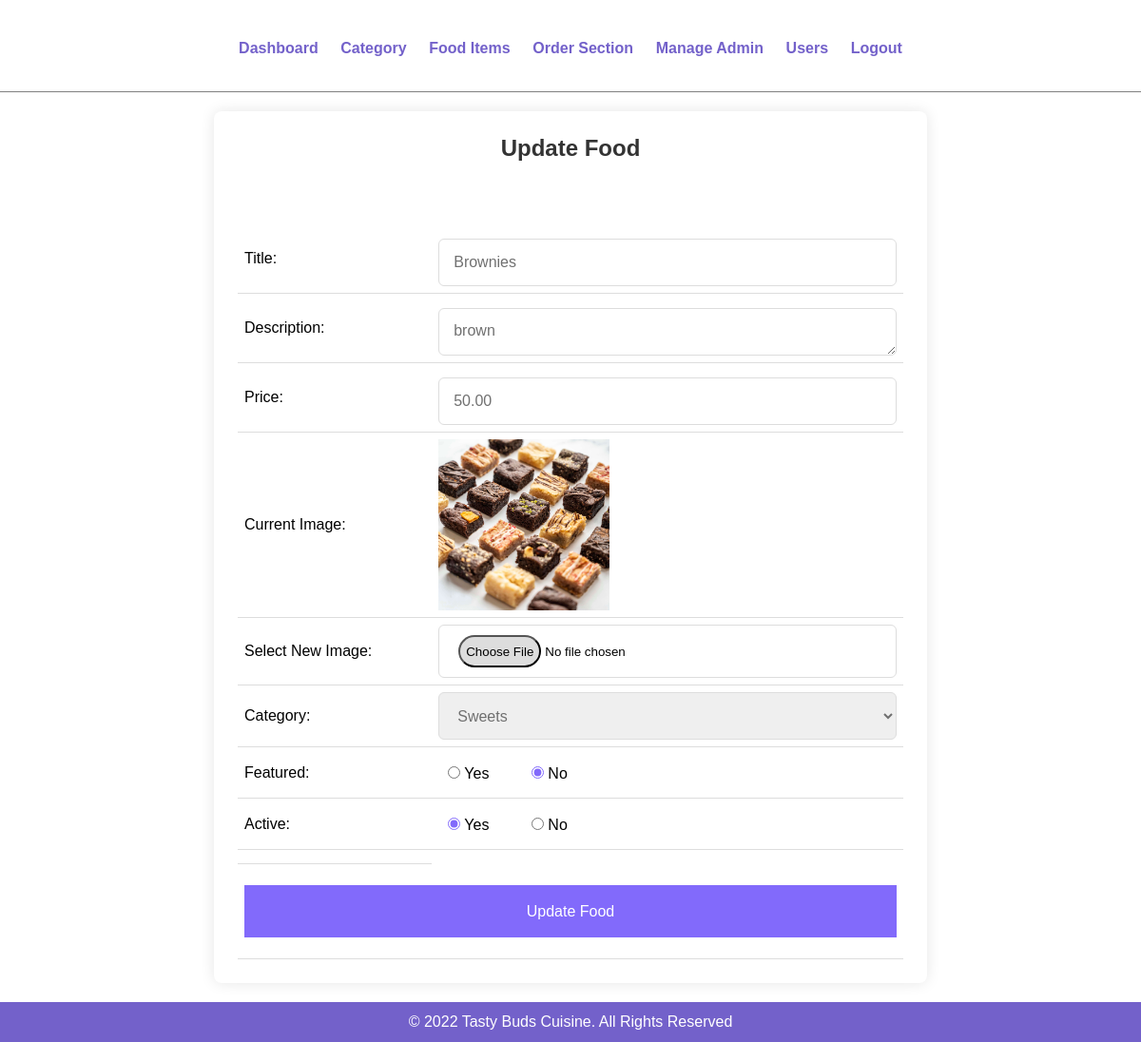
Screenshot of /onlinefood-order/admin/update-food.php?id=21 with the database file from the repository.
### tables this page shows
CREATE TABLE `tbl_food` (
  `id` int(10) UNSIGNED NOT NULL,
  `title` varchar(100) NOT NULL,
  `description` text NOT NULL,
  `price` decimal(10,2) NOT NULL,
  `image_name` varchar(255) NOT NULL,
  `category_id` int(10) UNSIGNED NOT NULL,
  `featured` varchar(10) NOT NULL,
  `active` varchar(10) NOT NULL
);

CREATE TABLE `tbl_category` (
  `id` int(10) UNSIGNED NOT NULL,
  `title` varchar(100) NOT NULL,
  `image_name` varchar(255) NOT NULL,
  `featured` varchar(10) NOT NULL,
  `active` varchar(10) NOT NULL
);

### onlinefood-order/admin/update-food.php (the view, shortened to what this page needs)
<?php include('partials/menu.php'); ?>
<?php
    if(isset($_GET['id']))
    {
        $id = $_GET['id'];
        $sql2 = "SELECT * FROM tbl_food WHERE id=$id";
        $res2 = mysqli_query($conn, $sql2);
        $row2 = mysqli_fetch_assoc($res2);
        $title = $row2['title'];
        $description = $row2['description'];
        $price = $row2['price'];
        $current_image = $row2['image_name'];
        $current_category = $row2['category_id'];
        $featured = $row2['featured'];
        $active = $row2['active'];
    }
    else
    {
        header('location:'.SITEURL.'admin/manage-food.php');
    }
?>
<div class="main">
    <div class="container">
        <h1><b>Update Food</b></h1>
        <br><br>
        <form class="form" action="" method="POST" enctype="multipart/form-data">
        <table>
            <tr>
                <td>Title: </td>
                <td>
                    <input class="input-box" type="text" name="title" value="<?php echo $title; ?>">
                </td>
            </tr>
            <tr>
                <td>Description: </td>
                <td>
                    <textarea class="input-desc" name="description" cols="30" rows="5"><?php echo $description; ?></textarea>
                </td>
            </tr>
            <tr>
                <td>Price: </td>
                <td>
                    <input class="input-box" min="1" type="number" name="price" value="<?php echo $price; ?>">
                </td>
            </tr>
            <tr>
                <td>Current Image: </td>
                <td>
                    <?php
                        if($current_image == "")
                        {
                            echo "<div class='error'>Image not Available.</div>";
                        }
                        else
                        {
                            ?>
                            <img src="<?php echo SITEURL; ?>images/food/<?php echo $current_image; ?>" width="180px">
                            <?php
                        }
                    ?>
                </td>
            </tr>
            <tr>
                <td>Select New Image: </td>
                <td>
                    <input class="file" type="file" name="image">
                </td>
            </tr>
            <tr>
                <td>Category: </td>
                <td>
                    <select class="select-box" name="category">
                        <?php
                            $sql = "SELECT * FROM tbl_category WHERE active='Yes'";
                            $res = mysqli_query($conn, $sql);
                            $count = mysqli_num_rows($res);
                            if($count>0)
                            {
                                while($row=mysqli_fetch_assoc($res))
                                {
                                    $category_title = $row['title'];
                                    $category_id = $row['id'];
                                    ?>
                                    <option <?php if($current_category==$category_id){echo "selected";} ?> value="<?php echo $category_id; ?>"><?php echo $category_title; ?></option>
                                    <?php
                                }
                            }
                            else
                            {
                                echo "<option value='0'>Category Not Available.</option>";
                            }
                        ?>
                    </select>
                </td>
            </tr>
            <tr>
                <td>Featured: </td>
                <td>
                    <input class="yes" <?php if($featured=="Yes") {echo "checked";} ?> type="radio" name="featured" value="Yes"> Yes
                    <input class="no" <?php if($featured=="No") {echo "checked";} ?> type="radio" name="featured" value="No"> No
                </td>
            </tr>
            <tr>
                <td>Active: </td>
                <td>
                    <input class="yes" <?php if($active=="Yes") {echo "checked";} ?> type="radio" name="active" value="Yes"> Yes
                    <input class="no" <?php if($active=="No") {echo "checked";} ?> type="radio" name="active" value="No"> No
                </td>
            </tr>
            <tr>
                <td>
                </td>
            </tr>
            <tr>
                <td colspan="2">
                    <input type="submit" name="submit" value="Update Food" class="button">
                </td>
            </tr>
        </table>
        </form>
    </div>
</div>
<?php include('partials/footer.php'); ?>

### onlinefood-order/css/admin.css (style rules this page uses)
* { margin: 0; padding: 0; font-family: Arial, Helvetica, sans-serif; }
table { border-collapse: collapse; width: 100%; }
th, td { padding: 8px; text-align: left; border-bottom: 1px solid #ddd; }
table tr td { padding: 1%; }
.container { position: relative; max-width: 700px; width: 100%; background: #fff; padding: 25px; border-radius: 8px; box-shadow: 0 0 15px rgba(0, 0, 0, 0.1); }
.main { min-height: 100vh; display: flex; align-items: center; justify-content: center; padding: 20px; }
.container h1 { font-size: 1.5rem; color: #333; font-weight: 500; text-align: center; }
.container .form { margin-top: 30px; }
.input-box { width: 100%; margin-top: 20px; position: relative; height: 50px; outline: none; font-size: 1rem; color: #707070; margin-top: 8px; border: 1px solid #ddd; border-radius: 6px; padding: 0 15px; }
.input-desc { width: 100%; margin-top: 20px; position: relative; height: 50px; outline: none; font-size: 1rem; color: #707070; margin-top: 8px; border: 1px solid #ddd; border-radius: 6px; padding: 0 15px; padding-top: 3%; }
.file { width: 100%; margin-right: 20px; border: none; border: 1px solid #ddd; padding: 10px 20px; border-radius: 6px; color: black; cursor: pointer; transition: background .2s ease-in-out; }
.select-box { height: 50px; width: 100%; outline: none; border: 1px solid #ddd; border-radius: 6px; color: #707070; font-size: 1rem; padding: 0 15px; }
.yes { margin-top: 13px; margin-bottom: 13px; margin-left: 10px; accent-color: rgb(130, 106, 251); column-gap: 50px; align-items: center; flex-wrap: wrap; padding-bottom: 2%; cursor: pointer; }
.no { margin-top: 13px; margin-bottom: 13px; margin-left: 40px; accent-color: rgb(130, 106, 251); column-gap: 50px; align-items: center; flex-wrap: wrap; padding-bottom: 2%; cursor: pointer; }
.button { height: 55px; width: 100%; color: #fff; font-size: 1rem; font-weight: 400; margin-top: 15px; margin-bottom: 15px; border: none; cursor: pointer; transition: all 0.2s ease; background: rgb(130, 106, 251); }

### rows the page displays
tbl_food: title "Brownies", description "brown", price "50.00", image_name (picture), category "Sweets", featured "☑", active "☑"
